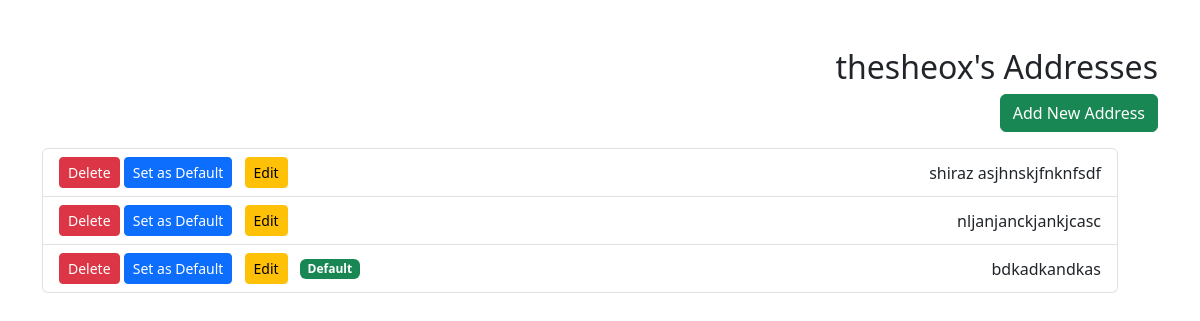
The app's page /user/2/addresses/, older data.
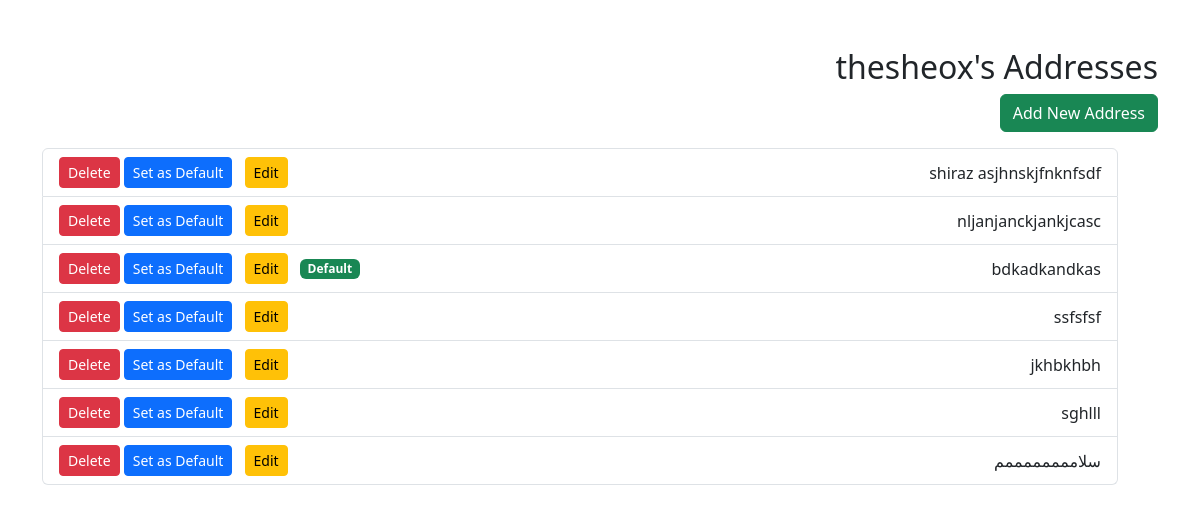
The same page, newer data.
### shop/models.py (models this page shows, shortened)
class Address(models.Model):
    profile = models.ForeignKey(Profile, on_delete=models.CASCADE, related_name='addresses')  # Link Address to Profile
    address_line = models.TextField(max_length=255)
    is_default = models.BooleanField(default=False)  # Mark if this is the default address

### shop/views.py (the view)
# urls.py: path('user/<int:user_id>/addresses/', views.show_addresses, name='show_addresses'),
def show_addresses(request, user_id):
    user = get_object_or_404(User, id=user_id)
    addresses = Address.objects.filter(profile=user.profile)
    return render(request, 'shop/show_addresses.html', {'user': user, 'addresses': addresses})

### shop/models.py (called while the page is built)
    @cached_property
    def default_address(self):
        return self.addresses.filter(is_default=True).first()

### shop/templates/shop/show_addresses.html (shortened to what this page needs)
{% load static %}
<!DOCTYPE html>
<html lang="en" dir="rtl">
<head>
    <link rel="stylesheet" href="https://cdn.jsdelivr.net/npm/bootstrap@5.3.0/dist/css/bootstrap.min.css">
</head>
<body>
<main class="container mt-5">
    <h2>{{ user.username }}'s Addresses</h2>
    <a href="{% url 'add_address' user.id %}" class="btn btn-success mb-3">Add New Address</a>
    <ul class="list-group">
        {% for address in addresses %}
            <li class="list-group-item d-flex justify-content-between align-items-center">
                {{ address.address_line }}
                <div>
                    {% if address == user.profile.default_address %}
                        <span class="badge bg-success">Default</span>
                    {% endif %}
                    <a href="{% url 'edit_address' address.id %}" class="btn btn-warning btn-sm me-2">Edit</a>
                    <a href="{% url 'set_default_address' user.id address.id %}" class="btn btn-primary btn-sm me-2">Set as Default</a>
                    <form method="post" action="{% url 'delete_address' address.id %}" style="display: inline;">
                        <button type="submit" class="btn btn-danger btn-sm">Delete</button>
                    </form>
                </div>
            </li>
        {% empty %}
            <li class="list-group-item">No addresses found.</li>
        {% endfor %}
    </ul>
</main>
</body>
</html>

Row changes from the older to the newer data that the page shows:
added Address: address_line "ssfsfsf"
added Address: address_line "jkhbkhbh"
added Address: address_line "sghlll"
added Address: address_line "سلاممممممممم"
